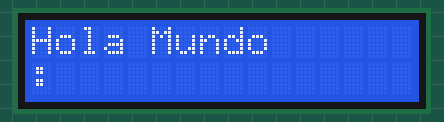
The sketch below on a simulated Arduino Uno, built with avr-gcc and run on an emulated ATmega328P. Shown: 16×2 character LCD.

Above: at 0.1 s.
At 6.1 s:
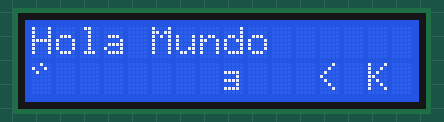
At 11.1 s:
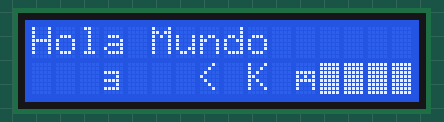
At 17.1 s:
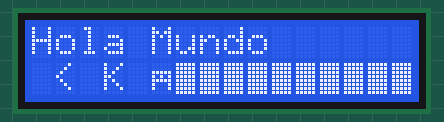
At 23.1 s:
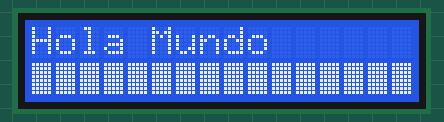
At 33.1 s:
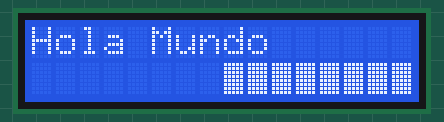

Measured:
- what the display in image 1 shows lasts 1.0 s, from 6.0 s to 7.0 s
- what the display in image 4 shows lasts 3.0 s, from 23.0 s to 26.0 s
- what the display in image 5 shows lasts 5.0 s, from 33.0 s to 38.0 s

The sketch:

ex02_lcd_i2c.ino
```cpp
#include <Wire.h>
#include <LiquidCrystal_I2C.h>

#include <Wire.h>
#include <LiquidCrystal_I2C.h>

//Crear el objeto lcd  dirección  0x3F y 16 columnas x 2 filas
LiquidCrystal_I2C lcd(0x27,16,2);  //
int minutos;
int segundos;
String tiempo;

void setup() {
  // Inicializar el LCD
  lcd.init();

  //Encender la luz de fondo.
  lcd.backlight();

  // Escribimos el Mensaje en el LCD.
  lcd.print("Hola Mundo");
}

void loop() {
   // Ubicamos el cursor en la primera posición(columna:0) de la segunda línea(fila:1)
  lcd.setCursor(0, 1);
   // Escribimos el número de segundos trascurridos
  //lcd.print(millis()/1000);
  //lcd.print(" Segundos");
  minutos = millis()/60000;
  segundos = millis()%60000/1000;
  //lcd.print(minutos);
  //lcd.print(segundos);
  tiempo = String(minutos+":"+segundos);
  lcd.print(tiempo);
}
```
